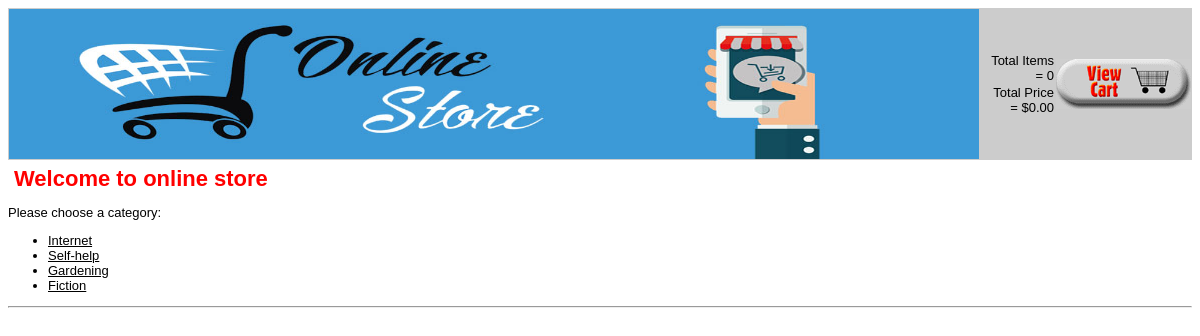
The page / on the database its author committed.
### tables this page shows
create table categories
(
	catid int unsigned not null auto_increment primary key,
    catname char(60) not null
);

### book_fns.php (called while the page is built, shortened)
<?php
function get_categories()
{
    $conn = db_connect();
    $query = "select catid,catname from categories";
    $result = @$conn->query($query);
    $result = db_result_to_array($result);
    return $result;
}

### output_fns.php (the view, shortened to what this page needs)
<?php
function display_categories($cat_array)
{
    echo "<ul>";
    foreach ($cat_array as $row)
    {
        $url = "show_cat.php?catid=".urlencode($row['catid']);
        $title = $row['catname'];
        echo "<li>";
        do_html_url($url,$title);
        echo "</li>";
    }
    echo "</ul>";
    echo "<hr />";
}
function do_html_header($title = '') {
    ?>
    <html>
    <head>
    </head>
    <body>
    <table width="100%" border="0" cellspacing="0" bgcolor="#cccccc">
        <tr>
            <td rowspan="2">
                    <a href="index.php"><img src="images/OnlineStore.jpg" alt="OnlineStore" border="0"
                                          align="left" valign="bottom" height="150" width="970"/></a>
            </td>
            <td align="right" valign="bottom">
                <?php
                if(isset($_SESSION['admin_user'])) {
                    echo "&nbsp;";
                } else {
                    echo "Total Items = " . htmlspecialchars($_SESSION['items']);
                }
                ?>
            </td>
            <td align="right" rowspan="2" width="135">
                <?php
                if(isset($_SESSION['admin_user'])) {
                    display_button('logout.php', 'log-out', 'Log Out');
                } else {
                    display_button('show_cart.php', 'view-cart', 'View Your Shopping Cart');
                }
                ?>
        </tr>
        <tr>
            <td align="right" valign="top">
                <?php
                if(isset($_SESSION['admin_user'])) {
                    echo "&nbsp;";
                } else {
                    echo "Total Price = $".number_format($_SESSION['total_price'],2);
                }
                ?>
            </td>
        </tr>
    </table>
    <?php
    if($title) {
        do_html_heading($title);
    }
}
function do_html_footer() {
    ?>
    </body>
    </html>
    <?php
}
function do_html_heading($heading) {
    ?>
    <h2><?php echo htmlspecialchars($heading); ?></h2>
    <?php
}
function do_html_URL($url, $name) {
    ?>
    <a href="<?php echo htmlspecialchars($url); ?>"><?php echo htmlspecialchars($name); ?></a><br />
    <?php
}
    ?>
    <?php
function display_button($target, $image, $alt) {
    echo "<div align=\"center\"><a href=\"".htmlspecialchars($target)."\">
          <img src=\"images/".htmlspecialchars($image).".gif\"
           alt=\"".htmlspecialchars($alt)."\" border=\"0\" height=\"50\"
           width=\"135\"/></a></div>";
}

### output_fns.php (style rules this page uses)
h2 { font-family: Arial, Helvetica, sans-serif; font-size: 22px; color: red; margin: 6px }
body { font-family: Arial, Helvetica, sans-serif; font-size: 13px }
li, td { font-family: Arial, Helvetica, sans-serif; font-size: 13px }
hr { color: #FF0000; width=70%; text-align=center }
a { color: #000000 }

### rows shown on the page
categories: catname "Internet"
categories: catname "Self-help"
categories: catname "Gardening"
categories: catname "Fiction"

### other values the page prints
$_SESSION['items'] "0"
$_SESSION['total_price'] "0.00"
$heading "Welcome to online store"
